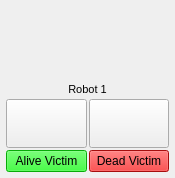
<?xml version="1.0" encoding="UTF-8"?>
<ui version="4.0">
 <class>RobotWidget</class>
 <widget class="QWidget" name="RobotWidget">
  <property name="enabled">
   <bool>true</bool>
  </property>
  <property name="geometry">
   <rect>
    <x>0</x>
    <y>0</y>
    <width>175</width>
    <height>178</height>
   </rect>
  </property>
  <property name="sizePolicy">
   <sizepolicy hsizetype="Preferred" vsizetype="Preferred">
    <horstretch>0</horstretch>
    <verstretch>0</verstretch>
   </sizepolicy>
  </property>
  <property name="minimumSize">
   <size>
    <width>30</width>
    <height>30</height>
   </size>
  </property>
  <property name="windowTitle">
   <string>Robot Control</string>
  </property>
  <property name="layoutDirection">
   <enum>Qt::LeftToRight</enum>
  </property>
  <property name="autoFillBackground">
   <bool>false</bool>
  </property>
  <property name="styleSheet">
   <string notr="true"/>
  </property>
  <layout class="QGridLayout" name="mainLayout">
   <property name="leftMargin">
    <number>1</number>
   </property>
   <property name="topMargin">
    <number>1</number>
   </property>
   <property name="rightMargin">
    <number>1</number>
   </property>
   <property name="bottomMargin">
    <number>1</number>
   </property>
   <property name="horizontalSpacing">
    <number>0</number>
   </property>
   <property name="verticalSpacing">
    <number>1</number>
   </property>
   <item row="1" column="0">
    <layout class="QVBoxLayout" name="verticalLayout" stretch="1,0,1">
     <property name="spacing">
      <number>2</number>
     </property>
     <property name="leftMargin">
      <number>4</number>
     </property>
     <property name="topMargin">
      <number>4</number>
     </property>
     <property name="rightMargin">
      <number>4</number>
     </property>
     <property name="bottomMargin">
      <number>4</number>
     </property>
     <item>
      <layout class="QGridLayout" name="labalGridLayout" rowstretch="0" rowminimumheight="0">
       <property name="leftMargin">
        <number>1</number>
       </property>
       <property name="topMargin">
        <number>1</number>
       </property>
       <property name="rightMargin">
        <number>1</number>
       </property>
       <property name="bottomMargin">
        <number>1</number>
       </property>
       <property name="spacing">
        <number>1</number>
       </property>
       <item row="0" column="0">
        <widget class="QWidget" name="typeWidget" native="true">
         <property name="minimumSize">
          <size>
           <width>30</width>
           <height>30</height>
          </size>
         </property>
         <property name="baseSize">
          <size>
           <width>0</width>
           <height>0</height>
          </size>
         </property>
         <property name="autoFillBackground">
          <bool>false</bool>
         </property>
         <property name="styleSheet">
          <string notr="true">image: url(:/icons/p3at.png);</string>
         </property>
        </widget>
       </item>
      </layout>
     </item>
     <item>
      <widget class="QLabel" name="nameLabel">
       <property name="font">
        <font>
         <pointsize>8</pointsize>
        </font>
       </property>
       <property name="text">
        <string>Robot 1</string>
       </property>
       <property name="alignment">
        <set>Qt::AlignCenter</set>
       </property>
      </widget>
     </item>
     <item>
      <layout class="QGridLayout" name="buttonGridLayout">
       <property name="sizeConstraint">
        <enum>QLayout::SetDefaultConstraint</enum>
       </property>
       <property name="leftMargin">
        <number>1</number>
       </property>
       <property name="topMargin">
        <number>1</number>
       </property>
       <property name="rightMargin">
        <number>1</number>
       </property>
       <property name="bottomMargin">
        <number>1</number>
       </property>
       <item row="1" column="0">
        <widget class="QPushButton" name="joystickButton">
         <property name="sizePolicy">
          <sizepolicy hsizetype="Preferred" vsizetype="Preferred">
           <horstretch>0</horstretch>
           <verstretch>0</verstretch>
          </sizepolicy>
         </property>
         <property name="minimumSize">
          <size>
           <width>30</width>
           <height>30</height>
          </size>
         </property>
         <property name="focusPolicy">
          <enum>Qt::NoFocus</enum>
         </property>
         <property name="styleSheet">
          <string notr="true"/>
         </property>
         <property name="text">
          <string/>
         </property>
         <property name="icon">
          <iconset resource="../../resource/resource.qrc">
           <normaloff>:/icons/joystick.png</normaloff>:/icons/joystick.png</iconset>
         </property>
         <property name="iconSize">
          <size>
           <width>50</width>
           <height>50</height>
          </size>
         </property>
         <property name="default">
          <bool>false</bool>
         </property>
         <property name="flat">
          <bool>false</bool>
         </property>
        </widget>
       </item>
       <item row="1" column="1">
        <widget class="QPushButton" name="autonomousButton">
         <property name="sizePolicy">
          <sizepolicy hsizetype="Preferred" vsizetype="Preferred">
           <horstretch>0</horstretch>
           <verstretch>0</verstretch>
          </sizepolicy>
         </property>
         <property name="minimumSize">
          <size>
           <width>30</width>
           <height>30</height>
          </size>
         </property>
         <property name="focusPolicy">
          <enum>Qt::NoFocus</enum>
         </property>
         <property name="text">
          <string/>
         </property>
         <property name="icon">
          <iconset resource="../../resource/resource.qrc">
           <normaloff>:/icons/fullyautonomous.png</normaloff>:/icons/fullyautonomous.png</iconset>
         </property>
         <property name="iconSize">
          <size>
           <width>50</width>
           <height>50</height>
          </size>
         </property>
         <property name="flat">
          <bool>false</bool>
         </property>
        </widget>
       </item>
       <item row="2" column="0">
        <widget class="QPushButton" name="aliveButton">
         <property name="minimumSize">
          <size>
           <width>0</width>
           <height>0</height>
          </size>
         </property>
         <property name="focusPolicy">
          <enum>Qt::NoFocus</enum>
         </property>
         <property name="styleSheet">
          <string notr="true">background-color: rgb(11, 239, 12);</string>
         </property>
         <property name="text">
          <string>Alive Victim</string>
         </property>
        </widget>
       </item>
       <item row="2" column="1">
        <widget class="QPushButton" name="deadButton">
         <property name="focusPolicy">
          <enum>Qt::NoFocus</enum>
         </property>
         <property name="styleSheet">
          <string notr="true">background-color: rgb(232, 19, 19);</string>
         </property>
         <property name="text">
          <string>Dead Victim</string>
         </property>
        </widget>
       </item>
      </layout>
     </item>
    </layout>
   </item>
  </layout>
 </widget>
 <resources>
  <include location="../../resource/resource.qrc"/>
 </resources>
 <connections/>
</ui>
